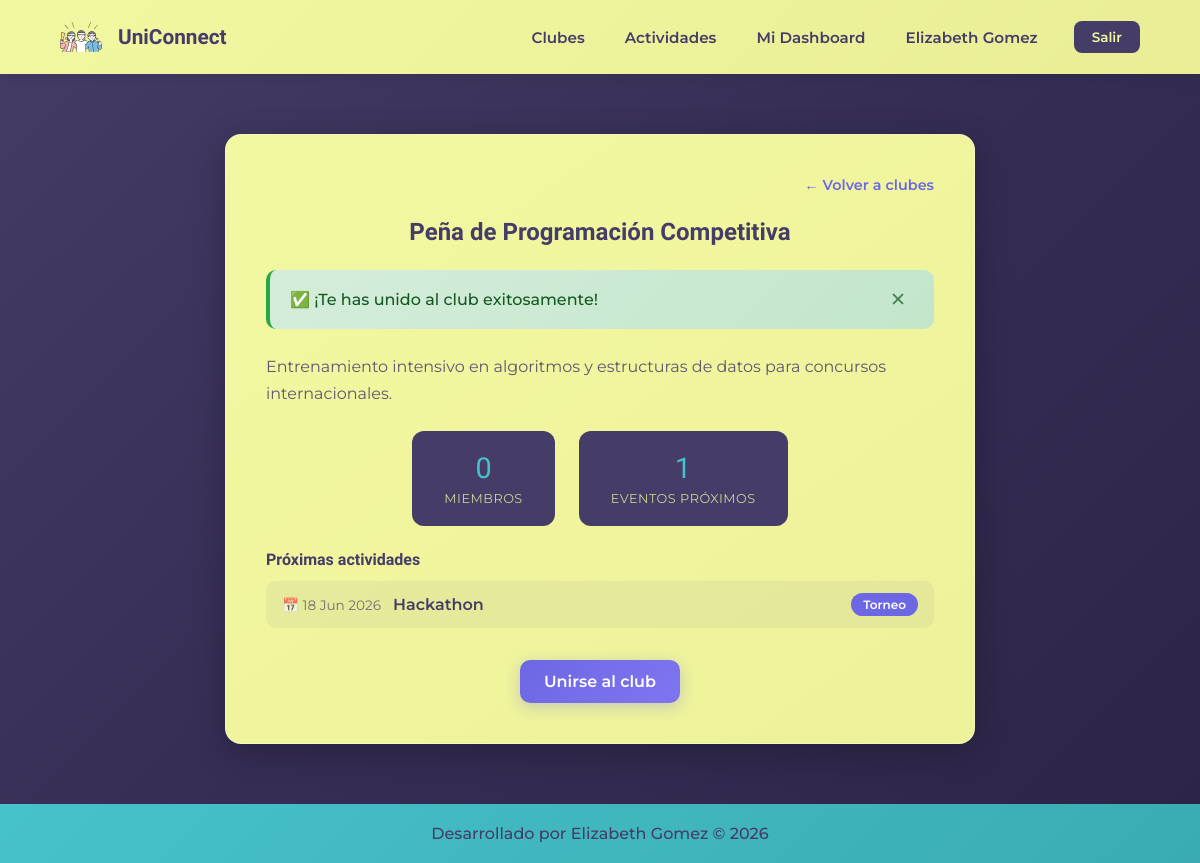
The page /detalle_club.php?id=5&status=success&msg=membresia_unido (signed in) on the database its author committed.
### tables this page shows
CREATE TABLE `clubes` (
  `id_club` int(11) NOT NULL,
  `nombre_club` varchar(100) NOT NULL,
  `descripcion` text DEFAULT NULL,
  `categoria` varchar(50) DEFAULT NULL
);

CREATE TABLE `actividades` (
  `id_actividad` int(11) NOT NULL,
  `titulo` varchar(150) NOT NULL,
  `tipo_actividad` varchar(50) DEFAULT NULL,
  `descripcion_actividad` text DEFAULT NULL,
  `fecha_evento` datetime NOT NULL,
  `id_club` int(11) DEFAULT NULL,
  `id_usuario` int(11) DEFAULT NULL
);

### detalle_club.php (the view, shortened to what this page needs)
<?php
include("includes/alertas.php");
$conexionbd = conectar_bd();
$id_usuario = $_SESSION['id_usuario'];
$id_club = filter_input(INPUT_GET, 'id', FILTER_VALIDATE_INT);
$stmt = mysqli_prepare($conexionbd, "SELECT * FROM clubes WHERE id_club = ?");
mysqli_stmt_bind_param($stmt, "i", $id_club);
mysqli_stmt_execute($stmt);
$res = mysqli_stmt_get_result($stmt);
$club = mysqli_fetch_assoc($res);
$stmt_m = mysqli_prepare($conexionbd, "SELECT rol FROM miembros_club WHERE id_usuario = ? AND id_club = ?");
mysqli_stmt_bind_param($stmt_m, "ii", $id_usuario, $id_club);
mysqli_stmt_execute($stmt_m);
$res_m = mysqli_stmt_get_result($stmt_m);
$membresia = mysqli_fetch_assoc($res_m);
$es_miembro = $membresia !== null;
$stmt_count = mysqli_prepare($conexionbd, "SELECT COUNT(*) as total FROM miembros_club WHERE id_club = ?");
mysqli_stmt_bind_param($stmt_count, "i", $id_club);
mysqli_stmt_execute($stmt_count);
$res_count = mysqli_stmt_get_result($stmt_count);
$total_miembros = mysqli_fetch_assoc($res_count)['total'];
$stmt_act = mysqli_prepare($conexionbd,
    "SELECT titulo, tipo_actividad, fecha_evento, descripcion_actividad
     FROM actividades WHERE id_club = ? AND fecha_evento >= NOW()
     ORDER BY fecha_evento ASC LIMIT 5");
mysqli_stmt_bind_param($stmt_act, "i", $id_club);
mysqli_stmt_execute($stmt_act);
$res_act = mysqli_stmt_get_result($stmt_act);
?>
<!DOCTYPE html>
<html lang="es-mx">
<head>
    <link rel="stylesheet" href="./styles/style.css">
    <link rel="stylesheet" href="./styles/style_detalle_club.css">
</head>
<body>
    <?php include("includes/header_privado.php"); ?>
    <main class="detalle_contenedor">
        <div class="detalle_card animacion-entrada">
            <div class="detalle_header">
                <span class="club_categoria"><?php echo htmlspecialchars($club['categoria'] ?? 'General'); ?></span>
                <a href="lista_clubes.php" class="detalle_volver">← Volver a clubes</a>
            </div>
            <h2 class="detalle_titulo"><?php echo htmlspecialchars($club['nombre_club']); ?></h2>
            <p class="detalle_descripcion">
                <?php echo htmlspecialchars($club['descripcion'] ?? 'Sin descripción disponible.'); ?>
            </p>
            <div class="detalle_stats">
                <div class="detalle_stat">
                    <span class="stat_numero"><?php echo $total_miembros; ?></span>
                    <span class="stat_label">Miembros</span>
                </div>
                <div class="detalle_stat">
                    <span class="stat_numero"><?php echo mysqli_num_rows($res_act); ?></span>
                    <span class="stat_label">Eventos próximos</span>
                </div>
            </div>
            <?php
            mysqli_stmt_execute($stmt_act);
            $res_act = mysqli_stmt_get_result($stmt_act);
            if (mysqli_num_rows($res_act) > 0):
            ?>
            <div class="detalle_actividades">
                <h3>Próximas actividades</h3>
                <ul>
                    <?php while($act = mysqli_fetch_assoc($res_act)): ?>
                    <li>
                        <span class="actividad_fecha">📅 <?php echo date('d M Y', strtotime($act['fecha_evento'])); ?></span>
                        <span class="actividad_nombre"><?php echo htmlspecialchars($act['titulo']); ?></span>
                        <span class="badge_tipo"><?php echo htmlspecialchars($act['tipo_actividad']); ?></span>
                    </li>
                    <?php endwhile; ?>
                </ul>
            </div>
            <?php endif; ?>
            <div class="detalle_acciones">
                <?php if ($es_miembro): ?>
                    <a href="procesar_membresia.php?accion=salir&id_club=<?php echo $id_club; ?>" class="boton_secundario" id="btn-salir-club">Salir del club</a>
                    <a href="miembros_club.php?id=<?php echo $id_club; ?>" class="boton_principal" id="btn-ver-miembros">Ver miembros</a>
                <?php else: ?>
                    <a href="procesar_membresia.php?accion=unirse&id_club=<?php echo $id_club; ?>" class="boton_principal" id="btn-unirse-club">Unirse al club</a>
                <?php endif; ?>
            </div>
        </div>
    </main>
    <?php include("includes/footer.php"); ?>
</body>
</html>

### styles/style.css (style rules this page uses)
:root { --color-primario:#453C67; --color-secundario:#F2F7A1; --color-terciario:#46C2CB; --color-cuaternario:#6D67E4; --fuente-montserrat:"Montserrat", sans-serif; --fuente-krona:"Krona One", sans-serif; --sombra-suave: 0 4px 20px rgba(0, 0, 0, 0.15); --sombra-elevada: 0 8px 32px rgba(0, 0, 0, 0.25); --gradiente-fondo: linear-gradient(135deg, #453C67 0%, #352d54 50%, #2d2548 100%); --transicion: 0.3s cubic-bezier(0.4, 0, 0.2, 1); }
* { padding:0; margin: 0; box-sizing: border-box; }
body { background: var(--gradiente-fondo); color: var(--color-secundario); display: flex; flex-direction: column; min-height: 100vh; font-family: var(--fuente-montserrat); }
main { flex: 1; }
.boton_principal { background: linear-gradient(135deg, var(--color-cuaternario), #8075f0); color: white; border: none; padding: 12px 24px; border-radius: 10px; font-size: 1rem; font-family: var(--fuente-montserrat); font-weight: 600; cursor: pointer; text-decoration: none; display: inline-block; transition: var(--transicion); text-align: center; box-shadow: 0 4px 15px rgba(109, 103, 228, 0.3); }
.animacion-entrada { opacity: 0; transform: translateY(30px); transition: opacity 0.6s ease, transform 0.6s ease; }
.animacion-entrada.visible { opacity: 1; transform: translateY(0); }

### styles/style_detalle_club.css (style rules this page uses)
.detalle_contenedor { display: flex; justify-content: center; padding: 5% 8%; }
.detalle_card { background: linear-gradient(145deg, #F2F7A1 0%, #edf29a 100%); padding: 40px; border-radius: 16px; width: 100%; max-width: 750px; display: flex; flex-direction: column; gap: 24px; box-shadow: var(--sombra-elevada); border: 1px solid rgba(255, 255, 255, 0.3); }
.detalle_header { display: flex; justify-content: space-between; align-items: center; }
.detalle_volver { color: var(--color-cuaternario); text-decoration: none; font-family: var(--fuente-montserrat); font-weight: 600; font-size: 0.9rem; transition: var(--transicion); }
.detalle_titulo { font-family: var(--fuente-krona); color: var(--color-primario); text-align: center; font-size: 1.5rem; }
.detalle_descripcion { font-family: var(--fuente-montserrat); color: var(--color-primario); line-height: 1.7; opacity: 0.85; }
.detalle_stats { display: flex; gap: 24px; justify-content: center; }
.detalle_stat { background: var(--color-primario); color: var(--color-secundario); padding: 20px 32px; border-radius: 12px; text-align: center; display: flex; flex-direction: column; gap: 6px; min-width: 130px; }
.stat_numero { font-family: var(--fuente-krona); font-size: 1.8rem; color: var(--color-terciario); }
.stat_label { font-family: var(--fuente-montserrat); font-size: 0.8rem; opacity: 0.8; text-transform: uppercase; letter-spacing: 0.5px; }
.detalle_actividades h3 { font-family: var(--fuente-krona); color: var(--color-primario); margin-bottom: 12px; font-size: 1rem; }
.detalle_actividades ul { list-style: none; padding-left: 0; font-family: var(--fuente-montserrat); color: var(--color-primario); display: flex; flex-direction: column; gap: 10px; }
.detalle_actividades li { display: flex; align-items: center; gap: 12px; padding: 12px 16px; background: rgba(69, 60, 103, 0.06); border-radius: 10px; flex-wrap: wrap; }
.actividad_fecha { font-size: 0.85rem; opacity: 0.7; }
.actividad_nombre { font-weight: 600; flex: 1; }
.badge_tipo { background: var(--color-cuaternario); color: white; padding: 4px 12px; border-radius: 20px; font-size: 0.75rem; font-weight: 600; }
.detalle_acciones { display: flex; gap: 16px; justify-content: center; margin-top: 8px; }

### rows shown on the page
clubes: nombre_club "Peña de Programación Competitiva", descripcion "Entrenamiento intensivo en algoritmos y estructuras de datos para concursos internacionales."
actividades: fecha_evento "18 Jun 2026", titulo "Hackathon", tipo_actividad "Torneo"

### other values the page prints
$_SESSION['nombre'] "Elizabeth Gomez"
$icono "✅"
$texto "¡Te has unido al club exitosamente!"
$total_miembros "0"
mysqli_num_rows($res_act) "1"
